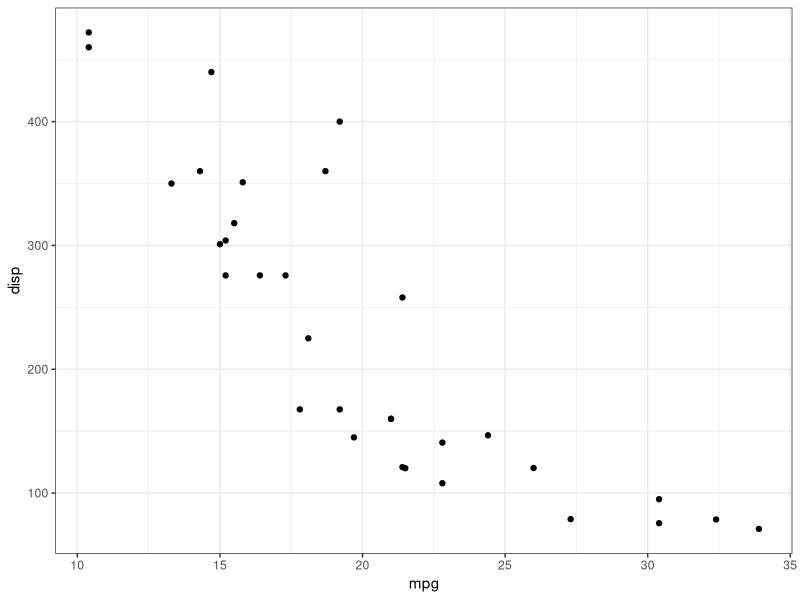
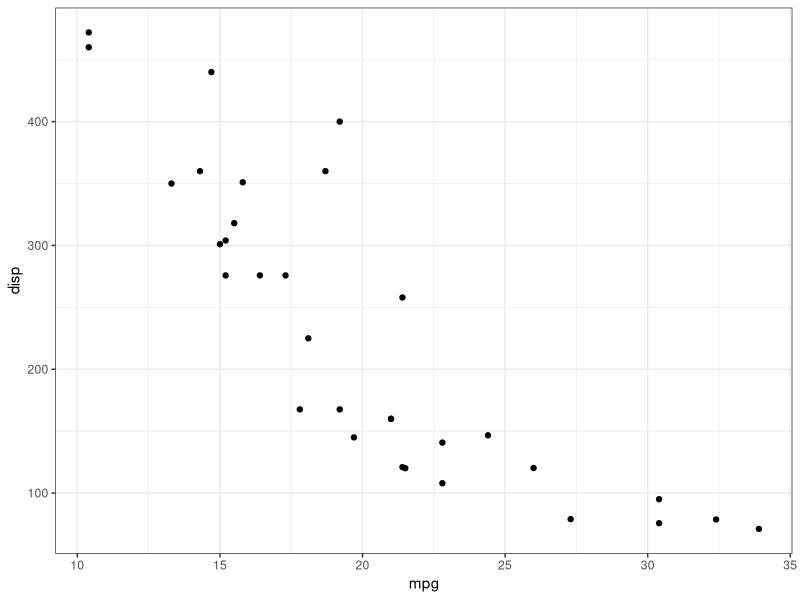

Write the R code that produced these figures, in order.
## ---- chunk 1
#| include: false
library(ggplot2)
## ---- chunk 2
#| echo: false
#| fig-width: 6.2
ggplot(mtcars) +
  aes(x = mpg, y = disp) + #maxwidth
  geom_point() +
  theme_bw()
## ---- chunk 3
#| fig-width: 6.2

# code max width: ~35 char.
ggplot(mtcars) +
  aes(x = mpg, y = disp) + #maxwidth
  geom_point() +
  theme_bw()
